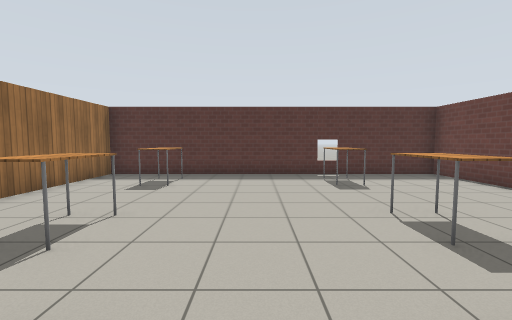
view 1 (above)

15 first-person views from a walk through a robot-simulator world made for Gazebo. The camera is 1.2 m above the floor, tilts 4° down and sees 90° across. The floor is counted in squares, 1 m on a side. Each view is taken from the middle of a square. On the plan, view 1 faces up. The plan holds only what a view shows up to about 12 squares ahead; the rest is blank. Robots are left out. Gazebo's built-in surfaces are drawn with simple patterns.

view 2
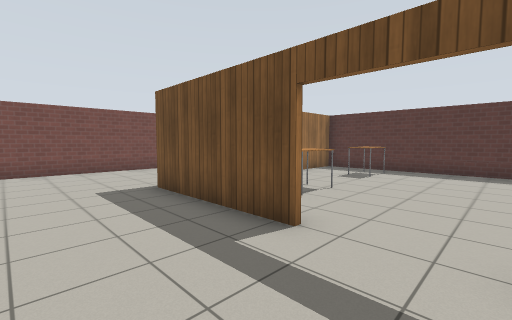

view 3
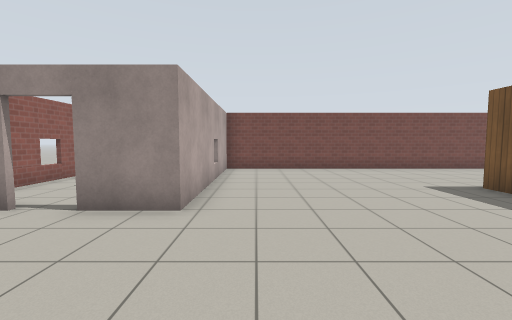

view 4
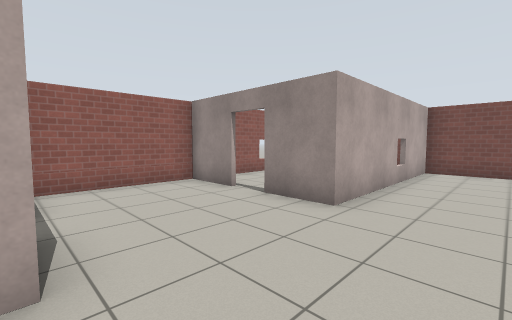

view 5
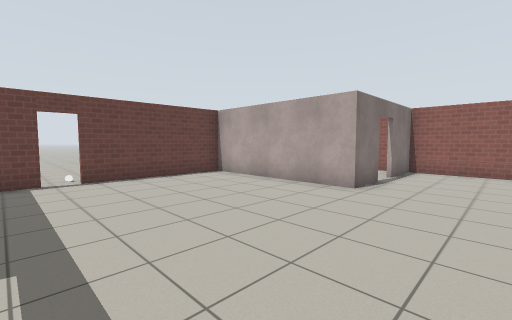

view 6
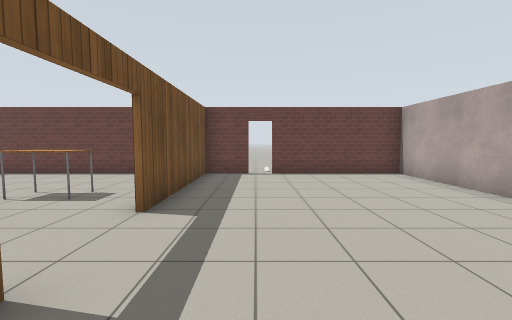

view 7
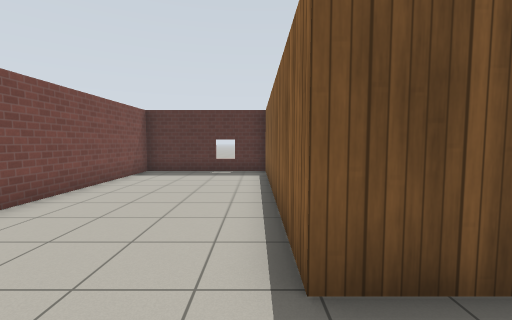

view 8
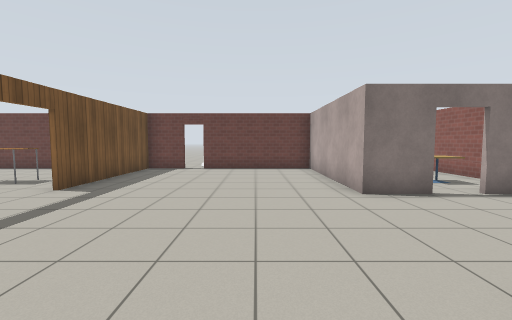

view 9
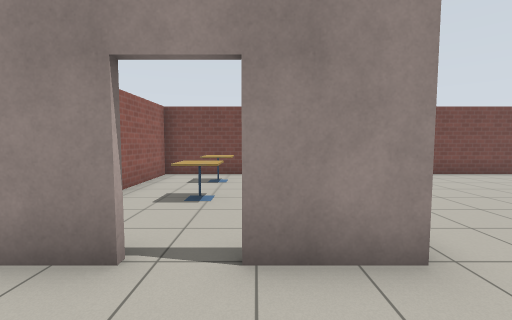

view 10
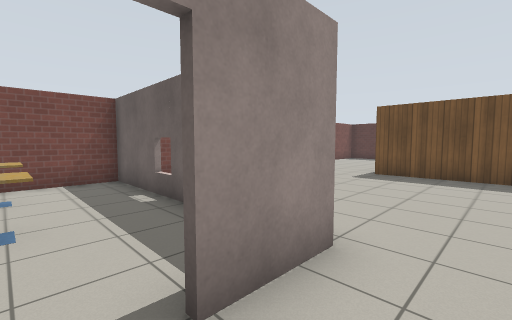

view 11
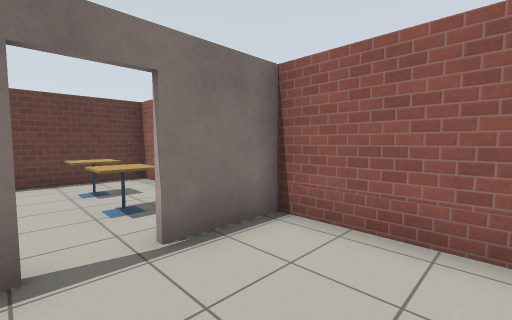

view 12
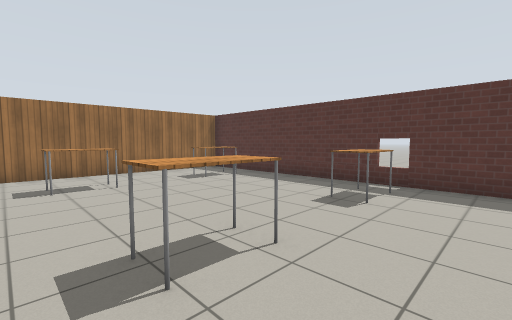

view 13
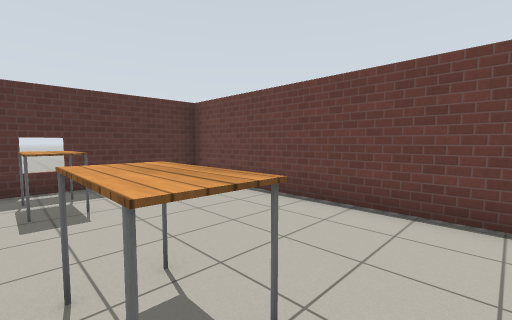

view 14
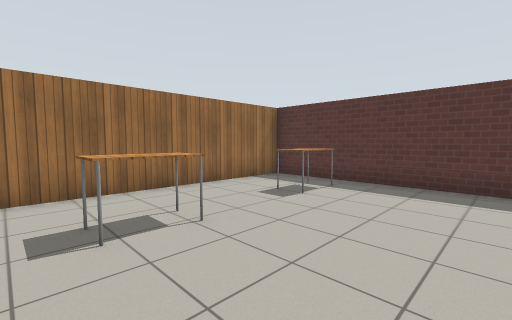

view 15
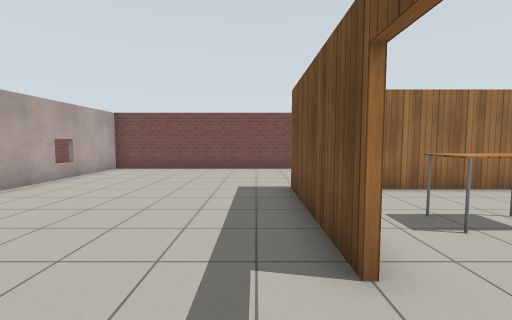

### Floor plan
Points are (right, up) in squares from view 1. A wall is a line through its corners. A room is listed if a view was taken in it or the views show most of it. See-through windows are left out.
Room 1 (views 1, 2, 3, 4, 5, 6, 7, 8, 9, 10, 11, 15)
walls: (-1.1, 0.9) (-5.6, 0.9) (-5.6, 9.1); (0.8, -8.1) (0.8, -6.5) (6.7, -6.5) (6.7, -1.5); (-3.4, -9.3) (-3.4, -11.4) (0.8, -11.4) (0.8, -9.3); (-10.6, -6.5) (-3.4, -6.5) (-3.4, -8.3); (6.7, -0.8) (6.7, 0.9) (1.2, 0.9); (-6, 9.6) (-10.5, 9.6) (-10.5, -5.9)
ways out: open door at (0, 1) to room 2; open door at (-3.5, -8.5) to room 3; open door at (1, -8.5) to room 4; opening at (7, -1)
objects: other object (7, -1)
Room 2 (views 12, 13, 14)
walls: (-5.4, 9.6) (-5.4, 1.9); (6.7, 1.9) (6.7, 9.6) (-6, 9.6)
ways out: open door at (0, 1) to room 1
objects: table (-3, 3) to (-3, 4); table (-3, 7) to (-3, 8); table (2, 7) to (3, 8); table (3, 3) to (3, 4)
Room 3 (no view inside)
walls: (-6.5, -6.5) (-10.6, -6.5); (-10.5, -5.9) (-10.5, -11.4) (-5.2, -11.4)
ways out: open door at (-3.5, -8.5) to room 1
objects: cafe table (-9, -9); cafe table (-7, -9) to (-6, -9)
Room 4 (no view inside)
walls: (1.6, -11.4) (6.7, -11.4) (6.7, -8.1)
ways out: open door at (1, -8.5) to room 1
objects: cafe table (2, -10) to (3, -9); cafe table (4, -10) to (5, -9)

Where each view was taken, in squares from view 1:
view 1: 0 up, 0 right, facing up
view 2: 2 down, 1 right, facing up-left
view 3: 5 down, 1 right, facing left
view 4: 4 down, 1 right, facing down-left
view 5: 0 up, 2 left, facing down-right
view 6: 1 down, 3 left, facing right
view 7: 1 down, 6 left, facing up
view 8: 4 down, 5 left, facing right
view 9: 8 down, 1 left, facing left
view 10: 9 down, 2 left, facing up-left
view 11: 8 down, 2 left, facing down-right
view 12: 2 up, 5 right, facing up-left
view 13: 2 up, 2 right, facing up-right
view 14: 2 up, 1 right, facing up-left
view 15: 0 up, 1 right, facing left
